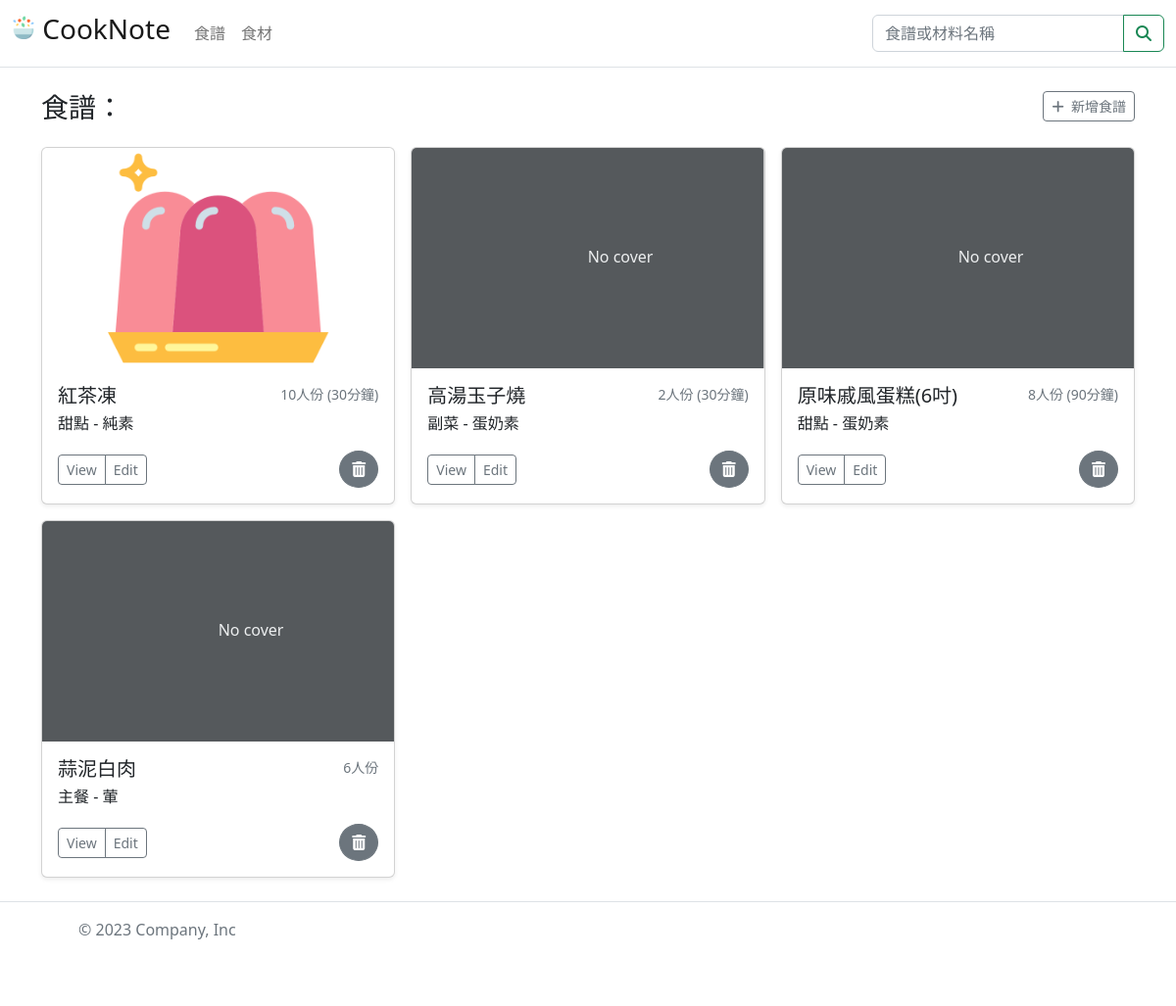
Screenshot of /recipe/ with the database file from the repository.
### recipes/models.py (models this page shows, shortened)
class Recipe(models.Model):
    delicacy = models.CharField(max_length=50, help_text='Enter a name of the delicacy')
    introduction = models.CharField(max_length=1000, help_text='Enter a brief description of the recipe')
    photo = models.ForeignKey('Recipe_Photo', on_delete=models.SET_NULL, null=True, blank=True)
    DELICACY_TYPE_CHOICES = (
        ('a', '開胃菜(appetizer)'),
        ('m', '主餐(main course)'),
        ('sf', '主食(staple food)'),
        ('s', '副菜(side)'),
        ('d', '甜點(dessert)'),
        ('b', '飲品(beverages)'),
    )
    delicacy_type = models.CharField(max_length=5, choices=DELICACY_TYPE_CHOICES, default='a', blank=False)
    CATEGORY_CHOICES=(
        ('m','葷(meat)'),
        ('v','純素(vegan)'),
        ('o','蛋奶素(ovo-lacto vegetarian)'),
        ('f','五辛素(Five pungent spices vegan)'),
    )
    category = models.CharField(max_length=2, choices=CATEGORY_CHOICES, default='m', blank=False)
    cooking_time = models.PositiveIntegerField(null=True, blank=True)
    servings = models.PositiveIntegerField(default=1)
    reference = models.CharField(max_length=1000, null=True, blank=True)
    memo_text = models.CharField(max_length=100, null=True, blank=True)
    storage_method = models.CharField(max_length=100, null=True, blank=True)
    is_public = models.BooleanField(default=False)  ## False: 食譜為未公開的，除了建立者以外的人無法檢視
    is_draft = models.BooleanField(default=True)  ## True: 食譜為草稿
    upload_date = models.DateTimeField(default=timezone.now, blank=True)

### recipes/views.py (the view)
# urls.py: path('', views.RecipeListView.as_view(), name='recipe'),
class RecipeListView(ListView):
    model = Recipe
    template_name = 'recipe_list.html'
    context_object_name = 'recipes'

### recipes/templates/recipes/recipe_list.html (shortened to what this page needs)
{% extends "base_generic.html" %}
{% block content %}
    <div class="row mb-3">
        <div class="col-6"><h3 class="">食譜：</h3></div>
        <div class="col-6 text-end">
            <a class="btn btn-outline-secondary btn-sm" href="{% url 'add-recipe' %}" role="button"><i class="fas fa-plus"></i>&nbsp; 新增食譜</a>
        </div>
    </div>
    <div class="row row-cols-1 row-cols-sm-2 row-cols-md-3 g-3 mb-4">
        {% for recipe in recipes %}
            <div class="col">
                <div class="card shadow-sm">
                    <svg class="bd-placeholder-img card-img-top" width="100%" height="225" xmlns="http://www.w3.org/2000/svg" role="img" aria-label="Placeholder: Thumbnail" preserveAspectRatio="xMidYMid slice" focusable="false">
                        {% if recipe.photo %}
                            <image xlink:href="{{ recipe.photo.photo.url }}" src="{{ recipe.photo.photo.url }}" width="100%" height="100%" alt="{{ recipe.delicacy }}">
                        {% else %}
                            <rect width="100%" height="100%" fill="#55595c"></rect><text x="50%" y="50%" fill="#eceeef" dy=".3em">No cover</text>
                        {% endif %}
                    </svg>
                    <div class="card-body">
                        <div class="d-flex w-100 justify-content-between" >
                            <h5 class="mb-1">{{ recipe.delicacy }}</h5>
                            <small class="text-muted">{{ recipe.servings }}人份
                                {% if recipe.cooking_time %}
                                    ({{ recipe.cooking_time }}分鐘)
                                {% endif %}
                            </small>
                        </div>
                        <p class="mb-3">{% include "recipes/recipe_select_delicacy_type.html" %} - {% include "recipes/recipe_select_category.html" %}</p>
                        <div class="d-flex justify-content-between align-items-center">
                            <div class="btn-group">
                                <a href="{% url 'recipe-detail' recipe.pk %}" class="btn btn-sm btn-outline-secondary" aria-current="true">View</a>
                                <a href="{% url 'edit-recipe' recipe.pk %}" class="btn btn-sm btn-outline-secondary" aria-current="true">Edit</a>
                            </div>
                            <button data-bs-toggle="modal" data-bs-target="#deleteRecipeModal{{ recipe.pk }}" class="btn btn-secondary rounded-circle" title="Delete Recipe">
                                <i class="fas fa-trash-alt"></i>
                            </button>
                        </div>
                    </div>
                </div>
            </div>
        {% endfor %}
    </div>
{% endblock content %}

### recipes/templates/recipes/recipe_select_delicacy_type.html
{% if recipe.delicacy_type == 'a' %}
    開胃菜
{% elif recipe.delicacy_type == 'm' %}
    主餐
{% elif recipe.delicacy_type == 'sf' %}
    主食
{% elif recipe.delicacy_type == 'sd' %}
    副菜
{% elif recipe.delicacy_type == 'd' %}
    甜點
{% elif recipe.delicacy_type == 'b' %}
    飲品
{% endif  %}

### recipes/templates/recipes/recipe_select_category.html
{% if recipe.category == 'm' %}
    葷
{% elif recipe.category == 'v' %}
    純素
{% elif recipe.category == 'o' %}
    蛋奶素
{% elif recipe.category == 'f' %}
    五辛素
{% endif  %}

### rows the page displays
Recipe: delicacy "紅茶凍", servings "10", cooking_time "30", delicacy_type "甜點", category "純素"
Recipe: shows "No cover", delicacy "高湯玉子燒", servings "2", cooking_time "30", delicacy_type "副菜", category "蛋奶素"
Recipe: shows "No cover", delicacy "原味戚風蛋糕(6吋)", servings "8", cooking_time "90", delicacy_type "甜點", category "蛋奶素"
Recipe: shows "No cover", delicacy "蒜泥白肉", servings "6", delicacy_type "主餐", category "葷"
